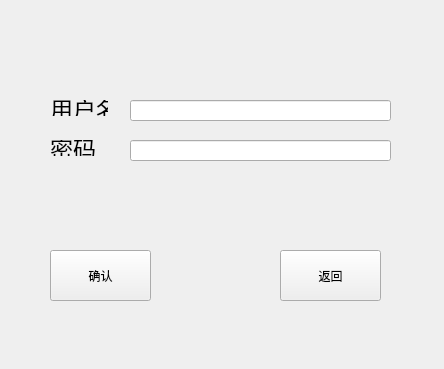
<?xml version="1.0" encoding="UTF-8"?>
<ui version="4.0">
 <class>register</class>
 <widget class="QWidget" name="register">
  <property name="geometry">
   <rect>
    <x>0</x>
    <y>0</y>
    <width>444</width>
    <height>369</height>
   </rect>
  </property>
  <property name="windowTitle">
   <string>Form</string>
  </property>
  <widget class="QWidget" name="widget" native="true">
   <property name="geometry">
    <rect>
     <x>40</x>
     <y>90</y>
     <width>361</width>
     <height>41</height>
    </rect>
   </property>
   <widget class="QLabel" name="label">
    <property name="geometry">
     <rect>
      <x>10</x>
      <y>10</y>
      <width>58</width>
      <height>16</height>
     </rect>
    </property>
    <property name="font">
     <font>
      <pointsize>17</pointsize>
     </font>
    </property>
    <property name="text">
     <string>用户名</string>
    </property>
   </widget>
   <widget class="QLineEdit" name="lineEdit">
    <property name="geometry">
     <rect>
      <x>90</x>
      <y>10</y>
      <width>261</width>
      <height>21</height>
     </rect>
    </property>
   </widget>
  </widget>
  <widget class="QWidget" name="widget_2" native="true">
   <property name="geometry">
    <rect>
     <x>40</x>
     <y>130</y>
     <width>361</width>
     <height>41</height>
    </rect>
   </property>
   <widget class="QLabel" name="label_2">
    <property name="geometry">
     <rect>
      <x>10</x>
      <y>10</y>
      <width>58</width>
      <height>16</height>
     </rect>
    </property>
    <property name="font">
     <font>
      <pointsize>17</pointsize>
     </font>
    </property>
    <property name="text">
     <string>密码</string>
    </property>
   </widget>
   <widget class="QLineEdit" name="lineEdit_2">
    <property name="geometry">
     <rect>
      <x>90</x>
      <y>10</y>
      <width>261</width>
      <height>21</height>
     </rect>
    </property>
   </widget>
  </widget>
  <widget class="QPushButton" name="register_confirm_Button">
   <property name="geometry">
    <rect>
     <x>50</x>
     <y>250</y>
     <width>101</width>
     <height>51</height>
    </rect>
   </property>
   <property name="text">
    <string>确认</string>
   </property>
  </widget>
  <widget class="QPushButton" name="register_back_Button">
   <property name="geometry">
    <rect>
     <x>280</x>
     <y>250</y>
     <width>101</width>
     <height>51</height>
    </rect>
   </property>
   <property name="text">
    <string>返回</string>
   </property>
  </widget>
 </widget>
 <resources/>
 <connections/>
</ui>
